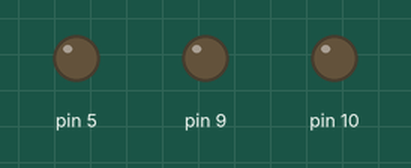
The sketch below on a simulated Arduino Uno, built with avr-gcc and run on an emulated ATmega328P. Parts: output pins drawn as LEDs (lit = HIGH).

Above: at 0.2 s.
At 1.7 s:
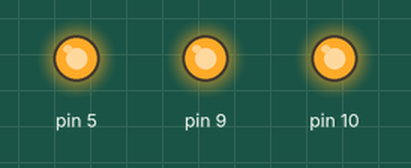
Timing chart, 0 to 3.0 s (numbered marks = the images above):
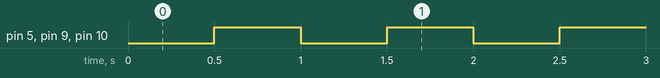

The sketch:

teste_leds.ino
```cpp
void setup() {
  // put your setup code here, to run once:
  pinMode(5, OUTPUT);
  pinMode(9, OUTPUT);
  pinMode(10, OUTPUT);

}

void loop() {
  // put your main code here, to run repeatedly:
  digitalWrite(5,LOW);
  digitalWrite(9,LOW);
  digitalWrite(10,LOW);
  delay(500);
  digitalWrite(5,HIGH);
  digitalWrite(9,HIGH);
  digitalWrite(10,HIGH);
  delay(500);
}
```

Measured:
- by itself, pin 5, pin 9, pin 10: alternates HIGH for 0.50 s and LOW for 0.50 s
